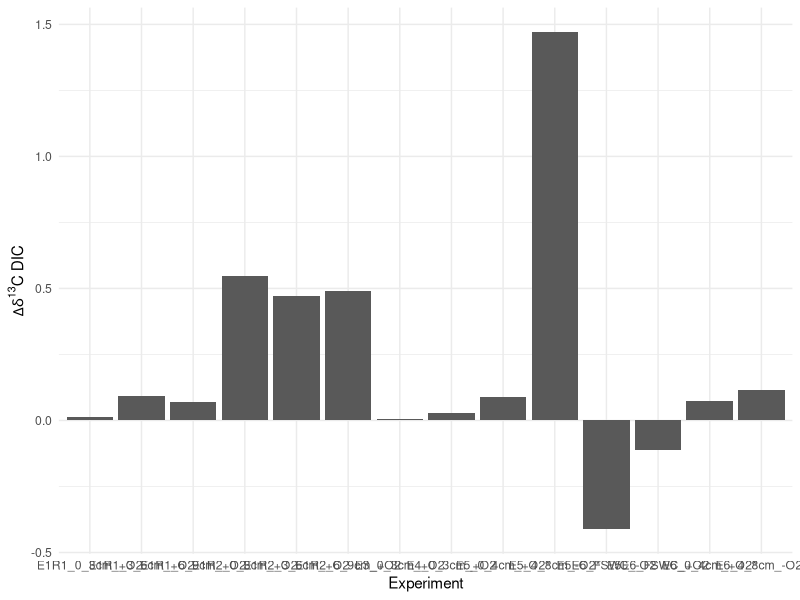
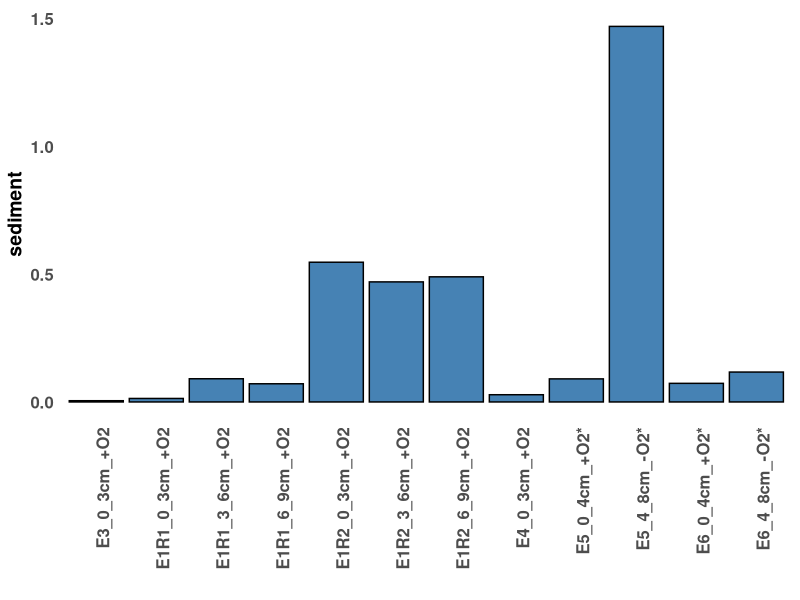
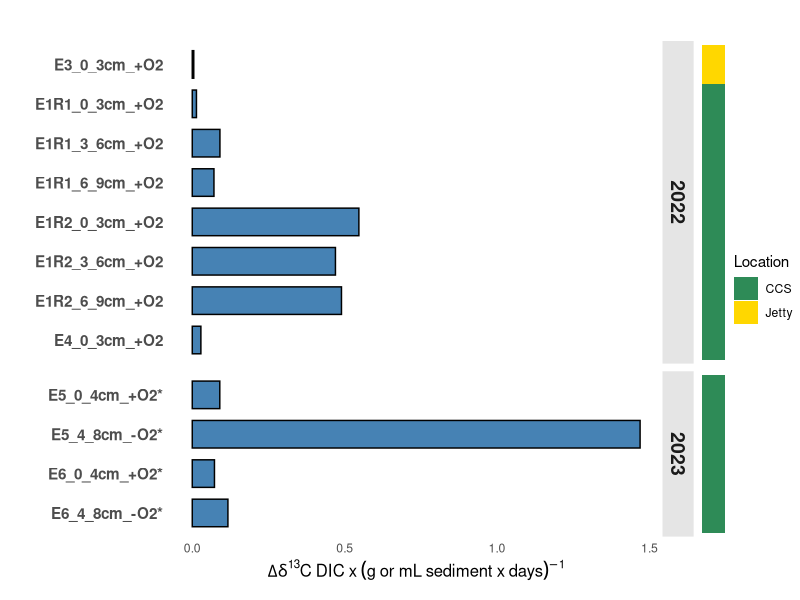
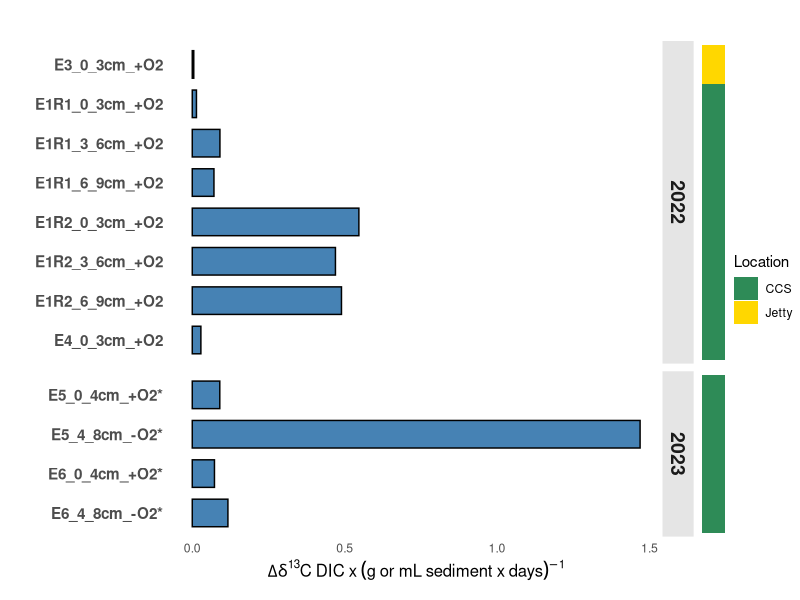
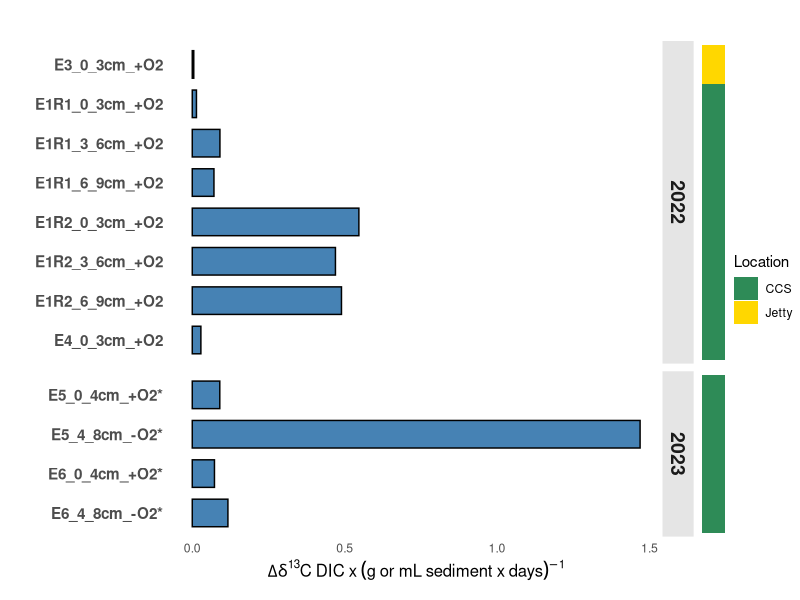

Write the R code that produced these figures, in order. (Note: this script raises an error after producing the figures.)
setwd(dirname(rstudioapi::getActiveDocumentContext()$path))


data <- read.csv("../dic_rates.csv")


# Load necessary libraries
library(dplyr)
library(ggplot2)
library(stringr)     # str_detect()
library(patchwork)   # plot_layout() / combining plots


data <- data %>%
  mutate(norm_d13C = d13C / (methane.1 * Sediment_g_mL))

# Difference in normalized d13C (Yes - No) per pairing.
# reframe() returns one row per pairing, so `pairing` is carried through.
diff_data <- data %>%
  group_by(pairing) %>%
  filter(any(methane == "Yes") & any(methane == "No" | methane == "no")) %>%
  reframe(diff_d13C = (norm_d13C[methane == "Yes"] - norm_d13C[methane == "No" | methane == "no"])/Days[methane == "Yes"])

# Figure labels, keyed on the pairing id (1-14). Nothing here depends on the
# #NAME or Name columns in the file, so renaming those can't break the plot.
pairing_labels <- c(
  `1`  = "E1R1_0_3cm_+O2",
  `2`  = "E1R1_3_6cm_+O2",
  `3`  = "E1R1_6_9cm_+O2",
  `4`  = "E1R2_0_3cm_+O2",
  `5`  = "E1R2_3_6cm_+O2",
  `6`  = "E1R2_6_9cm_+O2",
  `7`  = "E3_0_3cm_+O2",
  `8`  = "E4_0_3cm_+O2",
  `9`  = "E5_4_8cm_-O2*",
  `10` = "E5_0_4cm_+O2*",
  `11` = "E6_4_8cm_-O2*",
  `12` = "E6_0_4cm_+O2*",
  `13` = "E5E6_FSWC_-O2",
  `14` = "E5E6_FSWC_+O2"
)

diff_data$Name <- unname(pairing_labels[as.character(diff_data$pairing)])
if (any(is.na(diff_data$Name)))
  warning("No label for pairing(s): ",
          paste(diff_data$pairing[is.na(diff_data$Name)], collapse = ", "))

# Keep the full set (incl. FSWC controls) for the supplementary table at the end
all_diffs <- diff_data

# Quick look
ggplot(diff_data, aes(x = factor(Name), y = diff_d13C)) +
  geom_bar(stat = "identity") +
  theme_minimal() +
  labs(x = "Experiment", y = expression(Delta*delta^13*C~DIC))

# Drop seawater controls
diff_data <- filter(diff_data, Name != "E5E6_FSWC_-O2", Name != "E5E6_FSWC_+O2")

# Bar order
diff_data$Name <- factor(diff_data$Name, levels = c("E3_0_3cm_+O2",
                                                    "E1R1_0_3cm_+O2",
                                                    "E1R1_3_6cm_+O2",
                                                    "E1R1_6_9cm_+O2",
                                                    "E1R2_0_3cm_+O2",
                                                    "E1R2_3_6cm_+O2",
                                                    "E1R2_6_9cm_+O2",
                                                    "E4_0_3cm_+O2",
                                                    "E5_0_4cm_+O2*",
                                                    "E5_4_8cm_-O2*",
                                                    "E6_0_4cm_+O2*",
                                                    "E6_4_8cm_-O2*"))


p <- ggplot(diff_data, aes(x = Name, y = diff_d13C)) +
  geom_bar(stat = "identity", fill = "steelblue", color = "black") +
  theme_minimal() +
  labs(x = "", y = "sediment") +
  theme(
    panel.grid.major = element_blank(),
    panel.grid.minor = element_blank(),
    panel.background = element_blank(),
    axis.text.x = element_text(angle = 90, hjust = 1, size = 12, face = "bold"),
    axis.text.y = element_text(size = 12, face = "bold"),
    axis.title.x = element_text(size = 14, face = "bold"),
    axis.title.y = element_text(size = 14, face = "bold"),
    plot.title = element_text(size = 16, face = "bold", hjust = 0.5)
  )

print(p)

mean(diff_data$diff_d13C)
median(diff_data$diff_d13C)


plot_data <- diff_data %>%
  mutate(
    Year = case_when(str_detect(Name, "E5|E6") ~ "2023", TRUE ~ "2022"),
    Location = ifelse(str_detect(Name, "E3"), "Jetty", "CCS")
  )

y_label_complex <- expression(Delta * delta^13 * C ~ DIC ~x~ (g~or~mL ~ sediment~x~days)^-1)

p_main <- ggplot(plot_data, aes(y = Name, x = diff_d13C)) +
  geom_bar(stat = "identity", fill = "steelblue", color = "black", width = 0.7) +
  facet_grid(Year ~ ., scales = "free", space = "free_y") +
  scale_y_discrete(limits = rev) +
  labs(x = y_label_complex, y = "", title = "") +
  theme_minimal() +
  theme(
    panel.grid.major = element_blank(),
    panel.grid.minor = element_blank(),
    strip.text = element_text(size = 14, face = "bold"),
    strip.background = element_rect(fill = "grey90", color = NA),
    axis.text.y = element_text(size = 11, face = "bold"),
    axis.title.x = element_text(size = 12)
  )

p_strip <- ggplot(plot_data, aes(y = Name, x = 1, fill = Location)) +
  geom_tile() +
  facet_grid(Year ~ ., scales = "free", space = "free_y") +
  scale_fill_manual(values = c("Jetty" = "#FFD700", "CCS" = "#2E8B57")) +
  scale_y_discrete(limits = rev) +
  theme_void() +
  theme(strip.text = element_blank(), legend.position = "right")

final_plot <- p_main + p_strip + plot_layout(widths = c(10, 0.5))
print(final_plot)

ggsave("../figures/figure2_dic_rates.png", plot = final_plot, width = 5, height = 5, dpi = 300)
ggsave("../figures/figure2_dic_rates.pdf", plot = final_plot, width = 5, height = 5, dpi = 300, device = cairo_pdf)


# --- Supplementary table: DIC change per pairing (INCLUDING FSWC controls) -----
# Built from all_diffs (the full 14-pairing set, before controls were dropped).
# `d13C_DIC_change` is exactly the value plotted (Yes-No normalized d13C per day).
supp_order <- c("E3_0_3cm_+O2",
                "E1R1_0_3cm_+O2", "E1R1_3_6cm_+O2", "E1R1_6_9cm_+O2",
                "E1R2_0_3cm_+O2", "E1R2_3_6cm_+O2", "E1R2_6_9cm_+O2",
                "E4_0_3cm_+O2",
                "E5_0_4cm_+O2*", "E5_4_8cm_-O2*", "E6_0_4cm_+O2*", "E6_4_8cm_-O2*",
                "E5E6_FSWC_-O2", "E5E6_FSWC_+O2")   # controls last

supp_table <- all_diffs %>%
  transmute(
    Experiment      = as.character(Name),
    Year            = ifelse(str_detect(Name, "E5|E6"), "2023", "2022"),
    d13C_DIC_change = round(diff_d13C, 3)
  )
supp_table <- supp_table[match(supp_order, supp_table$Experiment), ]
rownames(supp_table) <- NULL

print(supp_table)

# --- Supplementary CSV ---------------------------------------------------------
write.csv(supp_table, "../supplementary/tableS3_dic_rates.csv", row.names = FALSE)
